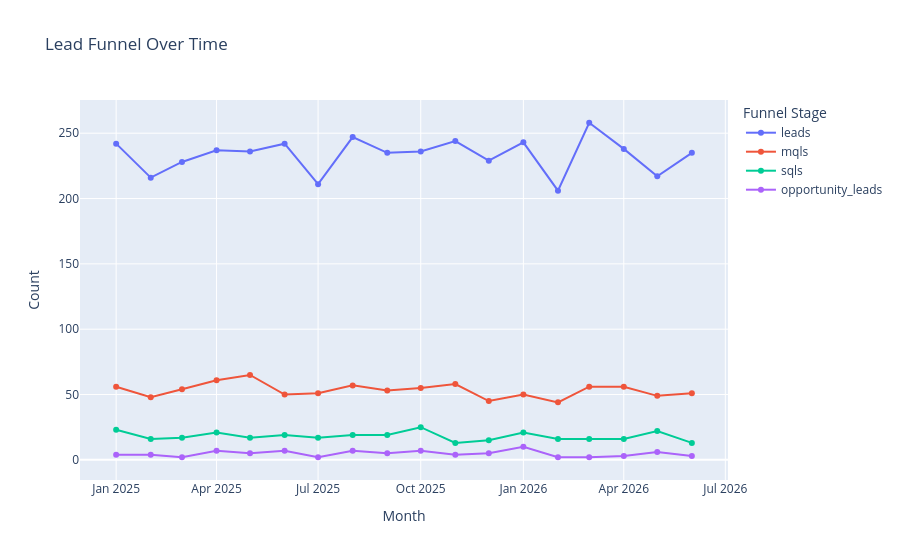

The notebook cell saved with this chart:
### Markdown cell above
## Lead funnel over time

### Code cell
lead_funnel = pd.read_csv(OUT_DIR / "dashboard_lead_funnel_monthly.csv")
lead_funnel["lead_month"] = pd.to_datetime(lead_funnel["lead_month"])

lead_monthly = (
    lead_funnel
    .groupby("lead_month", as_index=False)
    .agg(
        leads=("leads", "sum"),
        mqls=("mqls", "sum"),
        sqls=("sqls", "sum"),
        opportunity_leads=("opportunity_leads", "sum"),
        avg_speed_to_lead_hours=("avg_speed_to_lead_hours", "mean")
    )
)

lead_long = lead_monthly.melt(
    id_vars="lead_month",
    value_vars=["leads", "mqls", "sqls", "opportunity_leads"],
    var_name="funnel_stage",
    value_name="count"
)

fig = px.line(
    lead_long,
    x="lead_month",
    y="count",
    color="funnel_stage",
    markers=True,
    title="Lead Funnel Over Time"
)

fig.update_layout(
    xaxis_title="Month",
    yaxis_title="Count",
    legend_title="Funnel Stage"
)

fig.show()
fig.write_html(VIS_DIR / "01_lead_funnel_over_time.html")

### Figure 1 — Plotly figure (JSON) as saved in the notebook; plotly's stock layout.template omitted (floating-point values rounded to 4 significant figures)
{"data": [{"hovertemplate": "funnel_stage=leads<br>lead_month=%{x}<br>count=%{y}<extra></extra>", "legendgroup": "leads", "line": {"color": "#636efa", "dash": "solid"}, "marker": {"symbol": "circle"}, "mode": "lines+markers", "name": "leads", "orientation": "v", "showlegend": true, "type": "scatter", "x": ["2025-01-01T00:00:00", "2025-02-01T00:00:00", "2025-03-01T00:00:00", "2025-04-01T00:00:00", "2025-05-01T00:00:00", "2025-06-01T00:00:00", "2025-07-01T00:00:00", "2025-08-01T00:00:00", "2025-09-01T00:00:00", "2025-10-01T00:00:00", "2025-11-01T00:00:00", "2025-12-01T00:00:00", "2026-01-01T00:00:00", "2026-02-01T00:00:00", "2026-03-01T00:00:00", "2026-04-01T00:00:00", "2026-05-01T00:00:00", "2026-06-01T00:00:00"], "xaxis": "x", "y": [242, 216, 228, 237, 236, 242, 211, 247, 235, 236, 244, 229, 243, 206, 258, 238, 217, 235], "yaxis": "y"}, {"hovertemplate": "funnel_stage=mqls<br>lead_month=%{x}<br>count=%{y}<extra></extra>", "legendgroup": "mqls", "line": {"color": "#EF553B", "dash": "solid"}, "marker": {"symbol": "circle"}, "mode": "lines+markers", "name": "mqls", "orientation": "v", "showlegend": true, "type": "scatter", "x": ["2025-01-01T00:00:00", "2025-02-01T00:00:00", "2025-03-01T00:00:00", "2025-04-01T00:00:00", "2025-05-01T00:00:00", "2025-06-01T00:00:00", "2025-07-01T00:00:00", "2025-08-01T00:00:00", "2025-09-01T00:00:00", "2025-10-01T00:00:00", "2025-11-01T00:00:00", "2025-12-01T00:00:00", "2026-01-01T00:00:00", "2026-02-01T00:00:00", "2026-03-01T00:00:00", "2026-04-01T00:00:00", "2026-05-01T00:00:00", "2026-06-01T00:00:00"], "xaxis": "x", "y": [56, 48, 54, 61, 65, 50, 51, 57, 53, 55, 58, 45, 50, 44, 56, 56, 49, 51], "yaxis": "y"}, {"hovertemplate": "funnel_stage=sqls<br>lead_month=%{x}<br>count=%{y}<extra></extra>", "legendgroup": "sqls", "line": {"color": "#00cc96", "dash": "solid"}, "marker": {"symbol": "circle"}, "mode": "lines+markers", "name": "sqls", "orientation": "v", "showlegend": true, "type": "scatter", "x": ["2025-01-01T00:00:00", "2025-02-01T00:00:00", "2025-03-01T00:00:00", "2025-04-01T00:00:00", "2025-05-01T00:00:00", "2025-06-01T00:00:00", "2025-07-01T00:00:00", "2025-08-01T00:00:00", "2025-09-01T00:00:00", "2025-10-01T00:00:00", "2025-11-01T00:00:00", "2025-12-01T00:00:00", "2026-01-01T00:00:00", "2026-02-01T00:00:00", "2026-03-01T00:00:00", "2026-04-01T00:00:00", "2026-05-01T00:00:00", "2026-06-01T00:00:00"], "xaxis": "x", "y": [23, 16, 17, 21, 17, 19, 17, 19, 19, 25, 13, 15, 21, 16, 16, 16, 22, 13], "yaxis": "y"}, {"hovertemplate": "funnel_stage=opportunity_leads<br>lead_month=%{x}<br>count=%{y}<extra></extra>", "legendgroup": "opportunity_leads", "line": {"color": "#ab63fa", "dash": "solid"}, "marker": {"symbol": "circle"}, "mode": "lines+markers", "name": "opportunity_leads", "orientation": "v", "showlegend": true, "type": "scatter", "x": ["2025-01-01T00:00:00", "2025-02-01T00:00:00", "2025-03-01T00:00:00", "2025-04-01T00:00:00", "2025-05-01T00:00:00", "2025-06-01T00:00:00", "2025-07-01T00:00:00", "2025-08-01T00:00:00", "2025-09-01T00:00:00", "2025-10-01T00:00:00", "2025-11-01T00:00:00", "2025-12-01T00:00:00", "2026-01-01T00:00:00", "2026-02-01T00:00:00", "2026-03-01T00:00:00", "2026-04-01T00:00:00", "2026-05-01T00:00:00", "2026-06-01T00:00:00"], "xaxis": "x", "y": [4, 4, 2, 7, 5, 7, 2, 7, 5, 7, 4, 5, 10, 2, 2, 3, 6, 3], "yaxis": "y"}], "layout": {"legend": {"title": {"text": "Funnel Stage"}, "tracegroupgap": 0}, "title": {"text": "Lead Funnel Over Time"}, "xaxis": {"anchor": "y", "domain": [0, 1], "title": {"text": "Month"}}, "yaxis": {"anchor": "x", "domain": [0, 1], "title": {"text": "Count"}}}}
